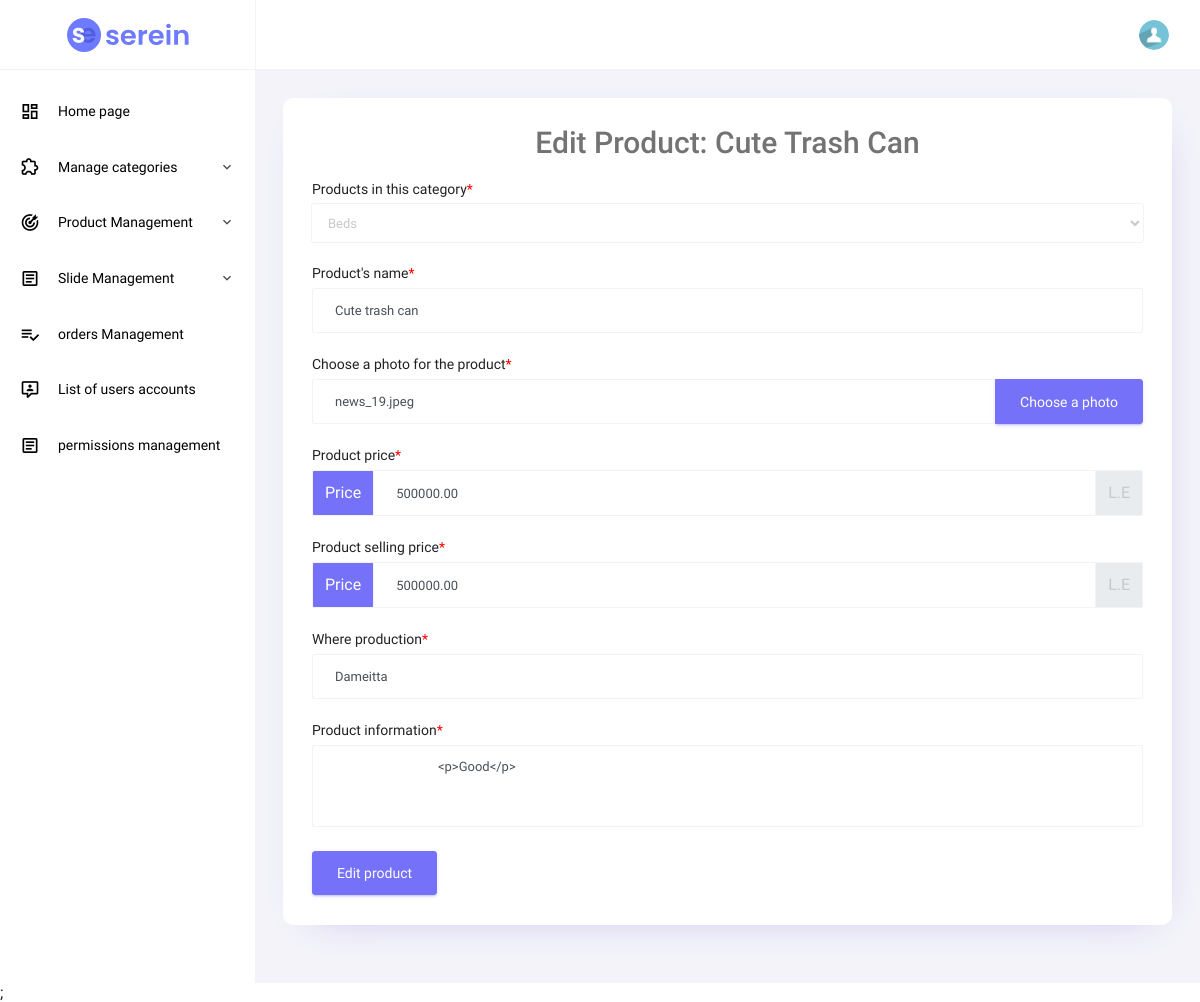
Page /furniture/admin/edit_product.php?pid=2 on the committed database.
### tables this page shows
CREATE TABLE `products` (
  `product_id` int(255) NOT NULL,
  `cat_id` int(11) NOT NULL,
  `product_name` varchar(50) NOT NULL,
  `product_price` decimal(15,2) NOT NULL,
  `selling_price` decimal(15,2) NOT NULL,
  `image` varchar(50) NOT NULL,
  `introduce` text NOT NULL,
  `made_in` varchar(50) NOT NULL,
  `post_on` datetime NOT NULL
);

CREATE TABLE `categories` (
  `cat_id` int(11) NOT NULL,
  `cat_name` varchar(50) NOT NULL,
  `description` varchar(255) NOT NULL,
  `position` int(11) NOT NULL
);

### furniture/includes/functions.php (called while the page is built, shortened)
<?php
function validate_id($id){
    if (isset($id)&& filter_var($id,FILTER_VALIDATE_INT,array('min_array' => 1))) {
        $val_id = $id;
        return $val_id;
    }else{
        return NULL;
    }
}
?>

### furniture/admin/edit_product.php (the view, shortened to what this page needs)
<?php
include ('../includes/mysqli_connect.php');
include ('../includes/functions.php');
include "admin_header.php";
include "admin_navbar.php";
include "admin_partial.php";
include "admin_sidebar.php";
$pid = validate_id($_GET['pid']);
?>
<?php
$q = "SELECT * FROM products WHERE product_id = {$pid}";
$r = mysqli_query($dbc,$q);
if (mysqli_num_rows($r) == 1){
    $prod = mysqli_fetch_array($r,MYSQLI_ASSOC);
}
?>
<div class="main-panel">
    <div class="content-wrapper">
        <div class="row grid-margin">
            <div class="col-12">
                <div class="card">
                    <div class="card-body">
                        <h4 class="card-title" style="text-align: center;font-size: 30px;">Edit product:<?php if(isset($prod['product_name'])) echo " ". strip_tags($prod['product_name']);?></h4>
                        <form class="forms-sample" method="post" action="action/action_edit_product.php?pid=<?php echo $pid;?>" enctype="multipart/form-data">
                            <div class="form-group">
                                <label for="exampleInputPassword4">Products in this category<span style="color: red">*</span></label>
                                <select  name="cat_id" aria-controls="order-listing" class="form-control">
                                    <?php
                                    $q = "SELECT * FROM categories ";
                                    $r = mysqli_query($dbc,$q);
                                    if (mysqli_num_rows($r) > 0){
                                        while ($cats = mysqli_fetch_array($r,MYSQLI_ASSOC)){
                                            echo "<option value='$cats[cat_id]'";
                                            if (isset($prod['cat_id']) && $prod['cat_id'] == $cats['cat_id']) echo "selected='selected'";
                                            echo  " >$cats[cat_name]</option>";
                                        }
                                    }
                                    ?>
                                </select>
                            </div>
                            <div class="form-group">
                                <label for="exampleInputName1">Product's name<span style="color: red">*</span></label>
                                <input type="text" class="form-control"
                                       value="<?php if(isset($prod['product_name'])) echo strip_tags($prod['product_name']);?>"
                                       name="product" id="exampleInputName1" placeholder="Product's name ...">
                            </div>
                            <div class="form-group">
                                <label>Choose a photo for the product<span style="color: red">*</span></label>
                                <div class="input-group col-xs-12">
                                    <input type="text" value="<?php echo $prod['image']?>" class="form-control file-upload-info"
                                           disabled="" placeholder="...">
                                    <span class="input-group-append">
                          <button class="file-upload-browse btn btn-primary" type="button">Choose a photo</button>
                        </span>
                                </div>
                            </div>
                            <div class="form-group">
                                <label>Product price<span style="color: red">*</span></label>
                                <div class="input-group">
                                    <div class="input-group-prepend">
                                        <span class="input-group-text bg-primary text-white">Price</span>
                                    </div>
                                    <input type="number" class="form-control" name="product_price"
                                           value="<?php if(isset($prod['product_price'])) echo $prod['product_price'];?>"
                                           placeholder="..." aria-label="Amount (to the nearest dollar)">
                                    <div class="input-group-append">
                                        <span class="input-group-text">L.E</span>
                                    </div>
                                </div>
                            </div>
                            <div class="form-group">
                                <label>Product selling price<span style="color: red">*</span></label>
                                <div class="input-group">
                                    <div class="input-group-prepend">
                                        <span class="input-group-text bg-primary text-white">Price</span>
                                    </div>
                                    <input type="number" class="form-control" name="selling_price"
                                           value="<?php if(isset($prod['selling_price'])) echo $prod['selling_price'];?>"
                                           placeholder="..." aria-label="Amount (to the nearest dollar)">
                                    <div class="input-group-append">
                                        <span class="input-group-text">L.E</span>
                                    </div>
                                </div>
                            </div>
                            <div class="form-group">
                                <label for="exampleInputCity1">Where production<span style="color: red">*</span></label>
                                <input type="text"
                                       value="<?php if(isset($prod['made_in'])) echo strip_tags($prod['made_in']);?>"
                                       name="made_in" class="form-control" id="exampleInputCity1" placeholder="...">
                            </div>
                            <div class="form-group">
                                <label for="exampleTextarea1">Product information<span style="color: red">*</span></label>
                                <textarea class="form-control" name="introduce" id="editor1" rows="4">
                                <?php
                                    if (isset($prod['introduce'])) echo $prod['introduce'];
                                ?>
                                </textarea>
                            </div>
                            <input type="submit" class="btn btn-primary mr-2" name="submit" value="Edit product">
                        </form>
                    </div>
                </div>
            </div>
        </div>
    </div>
</div>
<?php include "admin_end.php" ?>;

### rows in the picture
products: product_name "Cute Trash Can", cat_id "Beds", product "Cute trash can", image "news_19.jpeg", product_price "500000.00", selling_price "500000.00", made_in "Dameitta", introduce "<p>Good</p>"
